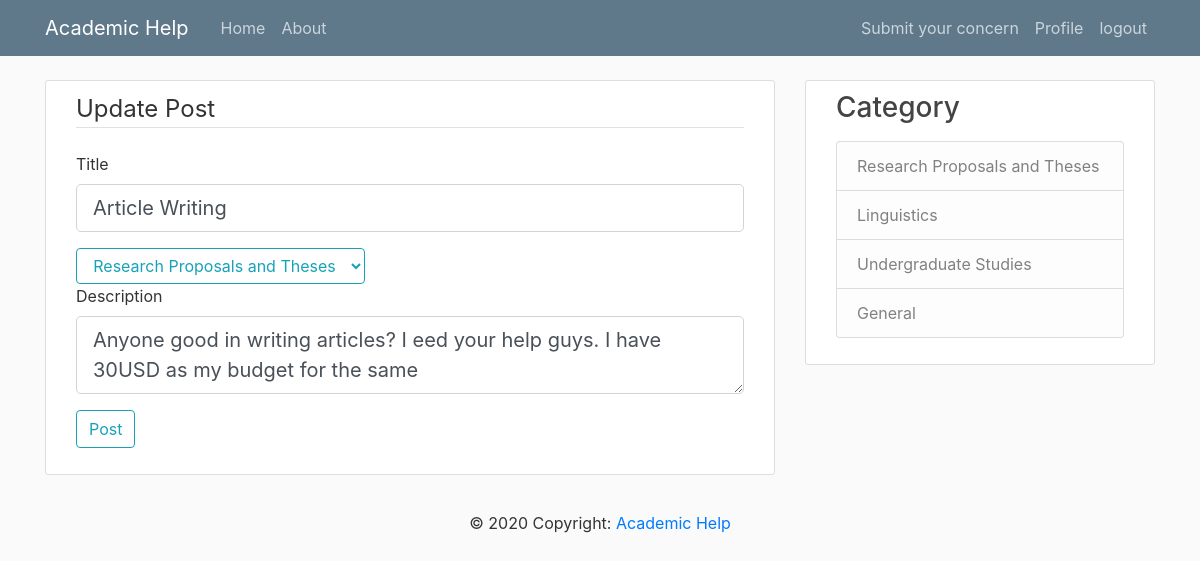
Screenshot of /post/7/update (signed in) with the database file from the repository.
### app/models.py (models this page shows, shortened)
class Post(db.Model):
    id = db.Column(db.Integer, primary_key=True)
    title = db.Column(db.String(100), nullable=False)
    date_posted = db.Column(db.DateTime, nullable=False,
                            default=datetime.utcnow)
    content = db.Column(db.Text, nullable=False)
    category = db.Column(db.Text)
    user_id = db.Column(db.Integer, db.ForeignKey('user.id'), nullable=False)

### app/posts/routes.py (the view)
@posts.route("/post/<int:post_id>/update", methods=['GET', 'POST'])
@login_required
def update_post(post_id):
    post = Post.query.get_or_404(post_id)
    if post.author != current_user:
        abort(403)
    form = PostForm()
    if form.validate_on_submit():
        post.title = form.title.data
        post.content = form.content.data
        db.session.commit()
        flash('Your post has been updated!', 'success')
        return redirect(url_for('posts.post', post_id=post.id))
    elif request.method == 'GET':
        form.title.data = post.title
        form.content.data = post.content
    return render_template('create_post.html', title='Update Post',
                           form=form, legend='Update Post')

### app/posts/forms.py
class PostForm(FlaskForm):
    title = StringField('Title', validators=[DataRequired()])
    content = TextAreaField('Description', validators=[DataRequired()])
    myChoices = [(1, 'Research Proposals and Theses'), (2, 'Linguistics'),
                 (3, 'Undergraduate Studies'), (4, 'General')]
    category = SelectField('Category', coerce=int,
                           choices=myChoices, validators=[DataRequired()])
    submit = SubmitField('Post')

### app/models.py (called while the page is built)
@login_manager.user_loader
def load_user(user_id):
    return User.query.get(int(user_id))

### app/templates/create_post.html (shortened to what this page needs)
{% extends "layout.html"%}
{% block content %}
    <div class="content-section">
        <form method="POST" action="">
            <fieldset clss="form-group">
                <legend class="border-bottom mb-4">{{legend}}</legend>
                <div class="form-group">
                        {{form.title.label(class="form-control-label")}}
                        {% if form.title.errors %}
                            {{form.title(class="form-control form-control-lg is-invalid")}}
                                <div class="invalid-feedback">
                                    {% for error in form.title.errors %}
                                        <span>{{error}}</span>
                                    {% endfor %}
                                </div>
                        {% else %}
                            {{form.title(class="form-control form-control-lg")}}
                        {% endif%}
                </div>
                <div>
                    {{form.category(class="btn btn-outline-info")}}
                </div>
                <div class="form-group" >
                        {{form.content.label(class="form-control-label")}}
                        {% if form.content.errors %}
                            {{form.content(class="form-control form-control-lg is-invalid")}}
                                <div class="invalid-feedback">
                                    {% for error in form.content.errors %}
                                        <span>{{error}}</span>
                                    {% endfor %}
                                </div>
                        {% else %}
                            {{form.content(class="form-control form-control-lg")}}
                        {% endif%}
                </div>
            </fieldset>
            <div class="form-group">
                {{form.submit(class="btn btn-outline-info")}}
            </div>
        </form>
    </div>
{% endblock content %}

### app/static/main.css (style rules this page uses)
body { background: #fafafa; color: #333333; margin-top: 5rem; }
.content-section { background: #ffffff; padding: 10px 30px; border: 1px solid #dddddd; border-radius: 3px; margin-bottom: 20px; }

### rows the page displays
Post: title "Article Writing", category "Research Proposals and Theses", content "Anyone good in writing articles? I eed your help guys. I have 30USD as my budget for the same"

### other values shown
{{ legend }} "Update Post"
